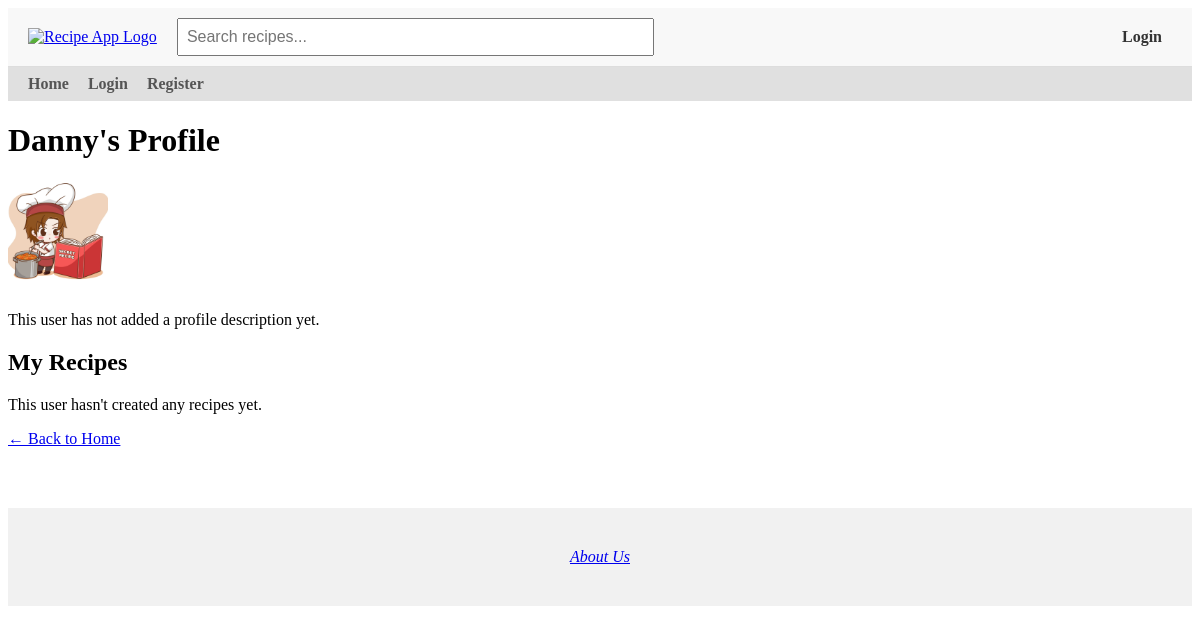
/profile/2, run on an earlier commit of the app's database.
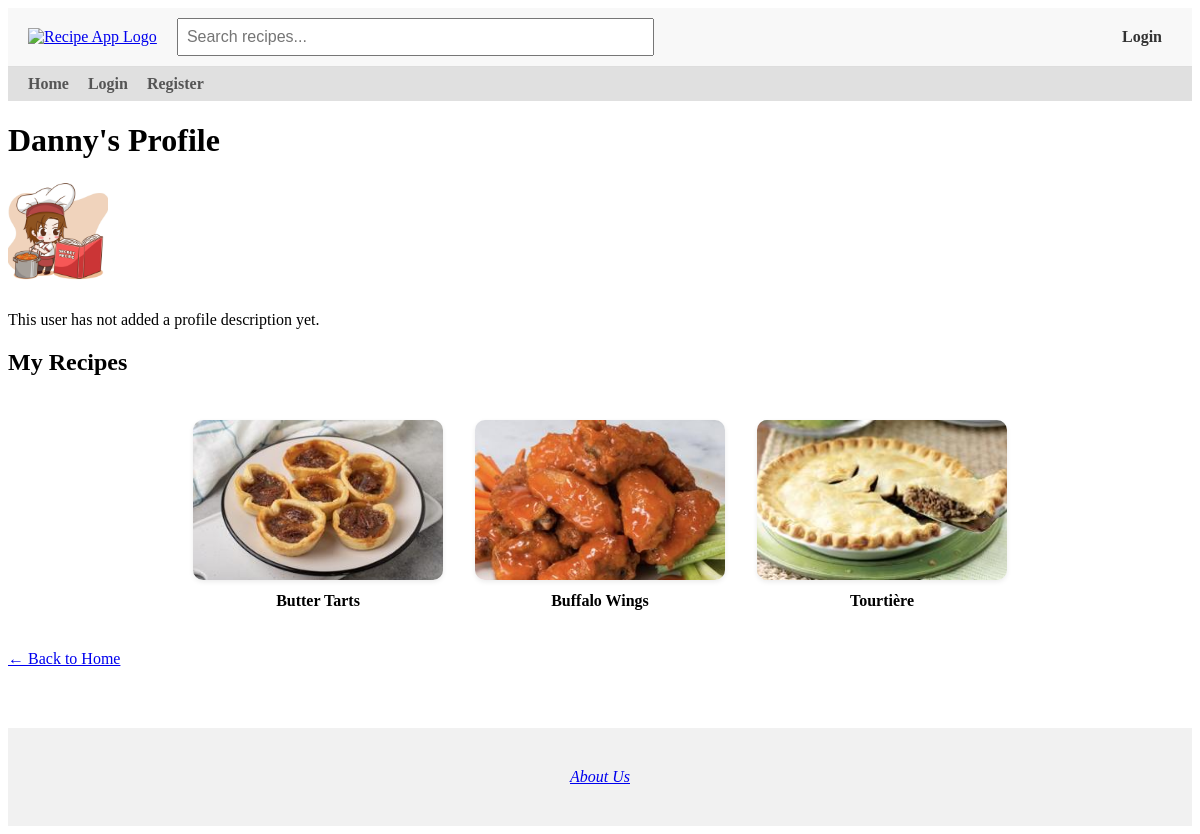
And on a later commit of the database.
### app/models.py (models this page shows, shortened)
class Recipe(db.Model):
    id = db.Column(db.Integer, primary_key=True)
    title = db.Column(db.String(100), nullable=False)
    description = db.Column(db.Text, nullable=False)
    ingredients = db.Column(db.Text, nullable=True)
    instructions = db.Column(db.Text, nullable=True)
    image_filename = db.Column(db.String(120), nullable=True)
    created = db.Column(db.DateTime, default=get_local_time)
    user_id = db.Column(db.Integer, db.ForeignKey('user.id'), nullable=False)
    rating_sum = db.Column(db.Integer, default=0)
    rating_count = db.Column(db.Integer, default=0)
    user = db.relationship('User', backref=db.backref('user_recipes', lazy=True))

### app/routes.py (the view)
@app.route('/profile/<int:user_id>')
def public_profile(user_id):
    user = User.query.get_or_404(user_id)
    profile = Profile.query.filter_by(user_id=user.id).first()
    recipes = Recipe.query.filter_by(user_id=user.id).all()
    return render_template('public_profile.html', user=user, profile=profile, recipes=recipes)

### app/routes.py (called while the page is built)
@app.context_processor
def inject_user():
    return dict(current_user=current_user)

### app/templates/public_profile.html (shortened to what this page needs)
{% extends "base.html" %}
{% block content %}
<h1>{{ user.username }}'s Profile</h1>
{% set profile_img = profile.image_filename if profile and profile.image_filename else 'default_profile.png' %}
<img src="{{ url_for('static', filename='uploads/' + profile_img) }}"
     alt="User profile image"
     style="width: 100px; height: 100px; object-fit: cover; border-radius: 10px; margin-bottom: 10px;">
{% if profile and profile.bio %}
    <p>{{ profile.bio }}</p>
{% else %}
    <p>This user has not added a profile description yet.</p>
{% endif %}
<h2>My Recipes</h2>
{% set colors = ['#FF6B6B', '#6BCB77', '#4D96FF', '#FFC75F', '#F9F871', '#A393EB', '#FF9671', '#00C9A7', '#D65DB1', '#845EC2'] %}
{% if recipes %}
    <div class="recipe-grid">
        {% for recipe in recipes %}
            {% set has_image = recipe.image_filename is not none %}
            {% set color = colors[recipe.id % colors|length] %}
            <a href="{{ url_for('recipe_details', id=recipe.id) }}"
               class="recipe-card {% if has_image %}has-image{% endif %}">
                <div class="recipe-card-box"
                     style="background-color: {% if not has_image %}{{ color }}{% else %}transparent{% endif %};">
                    {% if has_image %}
                        <img src="{{ url_for('static', filename='uploads/' + recipe.image_filename) }}"
                             alt="{{ recipe.title }}">
                    {% endif %}
                </div>
                <div class="recipe-title">{{ recipe.title }}</div>
            </a>
        {% endfor %}
    </div>
{% else %}
    <p>This user hasn't created any recipes yet.</p>
{% endif %}
<p><a href="{{ url_for('home') }}">← Back to Home</a></p>
{% endblock %}

What changed in the data, as far as the page shows it:
added Recipe: image_filename (picture), title "Butter Tarts"
added Recipe: image_filename (picture), title "Buffalo Wings"
added Recipe: image_filename (picture), title "Tourtière"
Also different on the page:
text no longer shown: "This user hasn't created any recipes yet."
